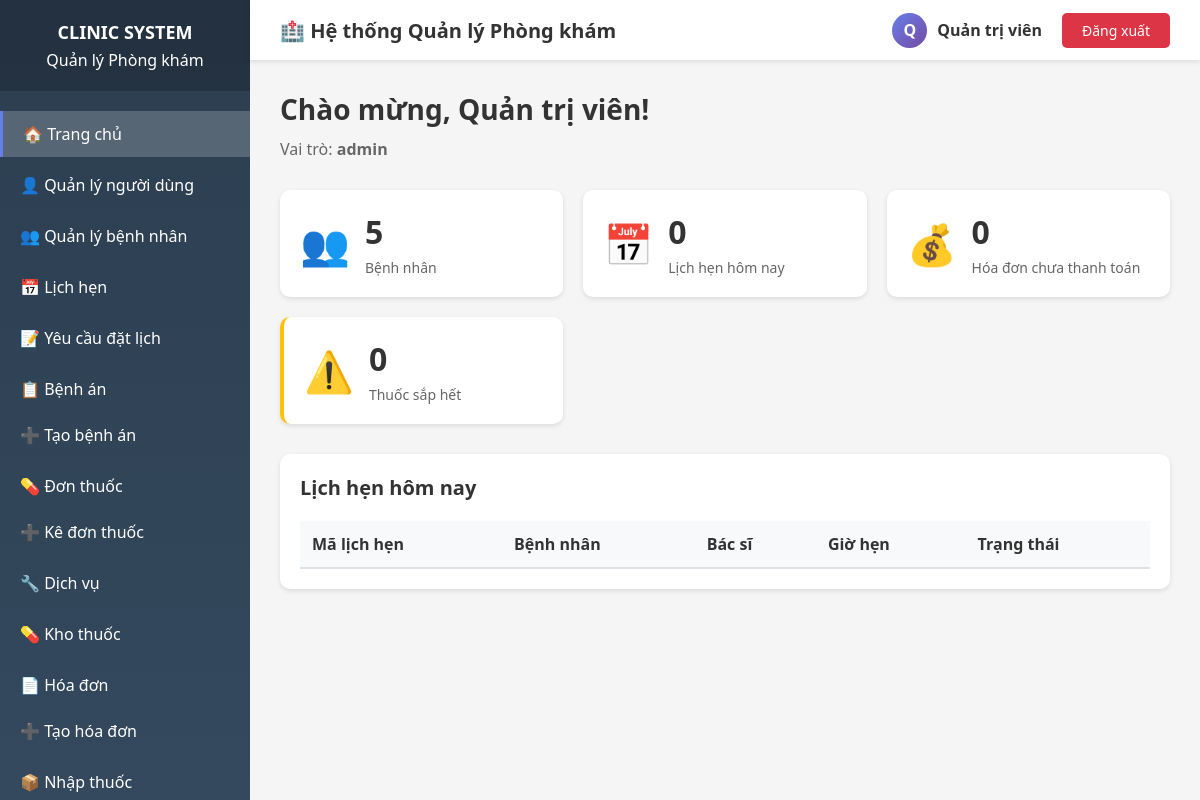
/index.php (signed in), run on the app's committed database.
### tables this page shows
CREATE TABLE users (
    id INT AUTO_INCREMENT PRIMARY KEY,
    username VARCHAR(50) NOT NULL UNIQUE,
    password VARCHAR(255) NOT NULL,
    role_id INT NOT NULL,
    full_name VARCHAR(100),
    email VARCHAR(100),
    phone VARCHAR(20),
    is_active BOOLEAN DEFAULT TRUE,
    created_at TIMESTAMP DEFAULT CURRENT_TIMESTAMP,
    updated_at TIMESTAMP DEFAULT CURRENT_TIMESTAMP ON UPDATE CURRENT_TIMESTAMP,
    avatar VARCHAR(255) Null,
    FOREIGN KEY (role_id) REFERENCES roles(id)
);

CREATE TABLE roles (
    id INT AUTO_INCREMENT PRIMARY KEY,
    role_name VARCHAR(50) NOT NULL UNIQUE,
    description TEXT,
    created_at TIMESTAMP DEFAULT CURRENT_TIMESTAMP
);

### config/auth.php (called while the page is built, shortened)
<?php
function hasPermission($permission_code) {
    $db = getDB();
    $stmt = $db->prepare("
        SELECT COUNT(*) as count
        FROM role_permissions rp
        JOIN permissions p ON rp.permission_id = p.id
        JOIN users u ON u.role_id = rp.role_id
        WHERE u.id = ? AND p.permission_code = ?
    ");
    $stmt->execute([$_SESSION['user_id'], $permission_code]);
    $result = $stmt->fetch();
    return $result['count'] > 0;
}
function getCurrentUser() {
    $db = getDB();
    $stmt = $db->prepare("
        SELECT u.*, r.role_name
        FROM users u
        JOIN roles r ON u.role_id = r.id
        WHERE u.id = ?
    ");
    $stmt->execute([$_SESSION['user_id']]);
    return $stmt->fetch();
}
?>

### index.php (the view, shortened to what this page needs)
<?php
require_once 'config/auth.php';
$user = getCurrentUser();
?>
<!DOCTYPE html>
<html lang="vi">
<head>
    <link rel="stylesheet" href="assets/css/style.css">
</head>
<body>
    <div class="wrapper">
        <?php include 'includes/header.php'; ?>
        <?php include 'includes/sidebar.php'; ?>
        <div class="main-content">
            <div class="dashboard">
                <h1>Chào mừng, <?php echo htmlspecialchars($user['full_name']); ?>!</h1>
                <p class="subtitle">Vai trò: <strong><?php echo htmlspecialchars($user['role_name']); ?></strong></p>
                <div class="stats-grid">
                    <?php
                    $db = getDB();
                    if (hasPermission('patient.view')) {
                        $stmt = $db->query("SELECT COUNT(*) as count FROM patients");
                        $patientCount = $stmt->fetch()['count'];
                        echo '<div class="stat-card">
                            <div class="stat-icon">👥</div>
                            <div class="stat-info">
                                <h3>' . $patientCount . '</h3>
                                <p>Bệnh nhân</p>
                            </div>
                        </div>';
                    }
                    if (hasPermission('appointment.view')) {
                        $stmt = $db->query("SELECT COUNT(*) as count FROM appointments WHERE DATE(appointment_date) = CURDATE()");
                        $appointmentCount = $stmt->fetch()['count'];
                        echo '<div class="stat-card">
                            <div class="stat-icon">📅</div>
                            <div class="stat-info">
                                <h3>' . $appointmentCount . '</h3>
                                <p>Lịch hẹn hôm nay</p>
                            </div>
                        </div>';
                    }
                    if (hasPermission('invoice.view')) {
                        $stmt = $db->query("SELECT COUNT(*) as count FROM invoices WHERE status IN ('pending', 'partial')");
                        $pendingInvoices = $stmt->fetch()['count'];
                        echo '<div class="stat-card">
                            <div class="stat-icon">💰</div>
                            <div class="stat-info">
                                <h3>' . $pendingInvoices . '</h3>
                                <p>Hóa đơn chưa thanh toán</p>
                            </div>
                        </div>';
                    }
                    if (hasPermission('medicine.view')) {
                        $stmt = $db->query("SELECT COUNT(*) as count FROM medicines WHERE stock_quantity <= min_stock_level");
                        $lowStockCount = $stmt->fetch()['count'];
                        echo '<div class="stat-card warning">
                            <div class="stat-icon">⚠️</div>
                            <div class="stat-info">
                                <h3>' . $lowStockCount . '</h3>
                                <p>Thuốc sắp hết</p>
                            </div>
                        </div>';
                    }
                    ?>
                </div>
                <?php if (hasPermission('appointment.view')): ?>
                <div class="recent-section">
                    <h2>Lịch hẹn hôm nay</h2>
                    <table class="data-table">
                        <thead>
                            <tr>
                                <th>Mã lịch hẹn</th>
                                <th>Bệnh nhân</th>
                                <th>Bác sĩ</th>
                                <th>Giờ hẹn</th>
                                <th>Trạng thái</th>
                            </tr>
                        </thead>
                    </table>
                </div>
                <?php endif; ?>
            </div>
        </div>
    </div>
</body>
</html>

### includes/header.php (shortened to what this page needs)
<div class="header">
    <div class="header-left">
        <h2>🏥 Hệ thống Quản lý Phòng khám</h2>
    </div>
    <div class="header-right">
        <div class="user-info">
            <div class="user-avatar">
                <?php echo strtoupper(substr($user['full_name'], 0, 1)); ?>
            </div>
            <div>
                <strong><?php echo htmlspecialchars($user['full_name']); ?></strong><br>
            </div>
        </div>
        <a href="logout.php" class="btn-logout">Đăng xuất</a>
    </div>
</div>

### assets/css/style.css (style rules this page uses)
* { margin: 0; padding: 0; box-sizing: border-box; }
body { font-family: 'Segoe UI', Tahoma, Geneva, Verdana, sans-serif; background: #f5f5f5; color: #333; }
.wrapper { display: flex; min-height: 100vh; }
.header { position: fixed; top: 0; left: 250px; right: 0; height: 60px; background: white; box-shadow: 0 2px 5px rgba(0,0,0,0.1); display: flex; justify-content: space-between; align-items: center; padding: 0 30px; z-index: 100; }
.header-left h2 { font-size: 20px; color: #333; }
.header-right { display: flex; align-items: center; gap: 20px; }
.user-info { display: flex; align-items: center; gap: 10px; }
.user-avatar { width: 35px; height: 35px; background: linear-gradient(135deg, #667eea 0%, #764ba2 100%); border-radius: 50%; display: flex; align-items: center; justify-content: center; color: white; font-weight: bold; }
.btn-logout { padding: 8px 20px; background: #dc3545; color: white; border: none; border-radius: 5px; cursor: pointer; text-decoration: none; font-size: 14px; transition: background 0.3s; }
.main-content { margin-left: 250px; margin-top: 60px; padding: 30px; width: calc(100% - 250px); }
.dashboard h1 { font-size: 28px; margin-bottom: 10px; }
.subtitle { color: #666; margin-bottom: 30px; }
.stats-grid { display: grid; grid-template-columns: repeat(auto-fit, minmax(250px, 1fr)); gap: 20px; margin-bottom: 30px; }
.stat-card { background: white; padding: 20px; border-radius: 10px; box-shadow: 0 2px 5px rgba(0,0,0,0.1); display: flex; align-items: center; gap: 15px; }
.stat-card.warning { border-left: 4px solid #ffc107; }
.stat-icon { font-size: 40px; }
.stat-info h3 { font-size: 32px; margin-bottom: 5px; }
.stat-info p { color: #666; font-size: 14px; }
.recent-section { background: white; padding: 20px; border-radius: 10px; box-shadow: 0 2px 5px rgba(0,0,0,0.1); margin-bottom: 20px; }
.recent-section h2 { margin-bottom: 20px; font-size: 20px; }
.data-table { width: 100%; border-collapse: collapse; }
.data-table thead { background: #f8f9fa; }
.data-table th { padding: 12px; text-align: left; font-weight: 600; color: #333; border-bottom: 2px solid #dee2e6; }

### data on the page
users: full_name "Q", full_name "Quản trị viên", role.role_name "admin"

### other printed values
$patientCount "5"
$appointmentCount "0"
$pendingInvoices "0"
$lowStockCount "0"
